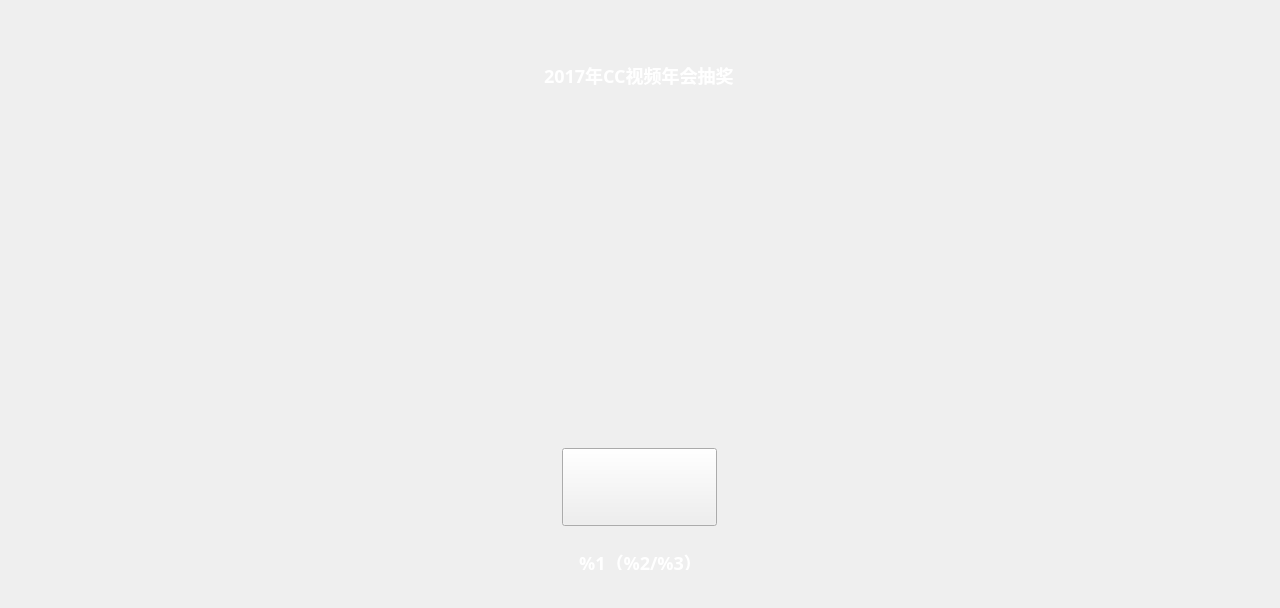
<?xml version="1.0" encoding="UTF-8"?>
<ui version="4.0">
 <class>CCLottery</class>
 <widget class="QWidget" name="CCLottery">
  <property name="geometry">
   <rect>
    <x>0</x>
    <y>0</y>
    <width>1280</width>
    <height>608</height>
   </rect>
  </property>
  <property name="windowTitle">
   <string>CCLottery</string>
  </property>
  <widget class="QWidget" name="centralWidget">
   <property name="geometry">
    <rect>
     <x>0</x>
     <y>0</y>
     <width>1282</width>
     <height>650</height>
    </rect>
   </property>
   <layout class="QVBoxLayout" name="verticalLayout">
    <property name="spacing">
     <number>0</number>
    </property>
    <property name="leftMargin">
     <number>0</number>
    </property>
    <property name="topMargin">
     <number>0</number>
    </property>
    <property name="rightMargin">
     <number>0</number>
    </property>
    <property name="bottomMargin">
     <number>0</number>
    </property>
    <item>
     <widget class="QWidget" name="mainWidget" native="true">
      <property name="minimumSize">
       <size>
        <width>1280</width>
        <height>608</height>
       </size>
      </property>
      <property name="maximumSize">
       <size>
        <width>1280</width>
        <height>608</height>
       </size>
      </property>
      <property name="styleSheet">
       <string notr="true">QPushButton{
	border-image: url(:/background/resources/button_begin_nor.png);
}
QPushButton:hover{
	border-image: url(:/background/resources/button_begin_hov.png);
}
QPushButton:clicked{
	border-image: url(:/background/resources/button_begin_click.png);
}</string>
      </property>
      <widget class="QStackedWidget" name="stackedWidget">
       <property name="geometry">
        <rect>
         <x>316</x>
         <y>106</y>
         <width>650</width>
         <height>268</height>
        </rect>
       </property>
       <property name="minimumSize">
        <size>
         <width>0</width>
         <height>0</height>
        </size>
       </property>
       <property name="maximumSize">
        <size>
         <width>16777215</width>
         <height>16777215</height>
        </size>
       </property>
       <property name="styleSheet">
        <string notr="true"/>
       </property>
       <property name="currentIndex">
        <number>0</number>
       </property>
       <widget class="QWidget" name="page">
        <widget class="ClotteryingWin" name="lotterywidget" native="true">
         <property name="geometry">
          <rect>
           <x>212</x>
           <y>0</y>
           <width>230</width>
           <height>250</height>
          </rect>
         </property>
         <property name="minimumSize">
          <size>
           <width>0</width>
           <height>0</height>
          </size>
         </property>
         <property name="maximumSize">
          <size>
           <width>16777215</width>
           <height>16777215</height>
          </size>
         </property>
        </widget>
       </widget>
       <widget class="QWidget" name="doubleItem">
        <property name="styleSheet">
         <string notr="true"/>
        </property>
        <layout class="QVBoxLayout" name="verticalLayout_2">
         <property name="spacing">
          <number>9</number>
         </property>
         <property name="leftMargin">
          <number>0</number>
         </property>
         <property name="topMargin">
          <number>12</number>
         </property>
         <property name="rightMargin">
          <number>0</number>
         </property>
         <property name="bottomMargin">
          <number>10</number>
         </property>
         <item>
          <widget class="QWidget" name="widget" native="true">
           <property name="minimumSize">
            <size>
             <width>0</width>
             <height>100</height>
            </size>
           </property>
           <property name="maximumSize">
            <size>
             <width>16777215</width>
             <height>100</height>
            </size>
           </property>
           <property name="styleSheet">
            <string notr="true"/>
           </property>
           <layout class="QHBoxLayout" name="horizontalLayout_3">
            <property name="spacing">
             <number>0</number>
            </property>
            <property name="leftMargin">
             <number>0</number>
            </property>
            <property name="topMargin">
             <number>0</number>
            </property>
            <property name="rightMargin">
             <number>0</number>
            </property>
            <property name="bottomMargin">
             <number>0</number>
            </property>
            <item>
             <layout class="QHBoxLayout" name="topLayout">
              <property name="spacing">
               <number>30</number>
              </property>
              <property name="topMargin">
               <number>2</number>
              </property>
              <property name="rightMargin">
               <number>0</number>
              </property>
             </layout>
            </item>
           </layout>
          </widget>
         </item>
         <item>
          <widget class="QWidget" name="widget_2" native="true">
           <property name="minimumSize">
            <size>
             <width>0</width>
             <height>100</height>
            </size>
           </property>
           <property name="maximumSize">
            <size>
             <width>16777215</width>
             <height>100</height>
            </size>
           </property>
           <property name="styleSheet">
            <string notr="true"/>
           </property>
           <layout class="QHBoxLayout" name="horizontalLayout_4">
            <property name="spacing">
             <number>0</number>
            </property>
            <property name="leftMargin">
             <number>0</number>
            </property>
            <property name="topMargin">
             <number>0</number>
            </property>
            <property name="rightMargin">
             <number>0</number>
            </property>
            <property name="bottomMargin">
             <number>0</number>
            </property>
            <item>
             <layout class="QHBoxLayout" name="bottomLayout">
              <property name="spacing">
               <number>30</number>
              </property>
              <property name="leftMargin">
               <number>107</number>
              </property>
              <property name="topMargin">
               <number>4</number>
              </property>
              <property name="rightMargin">
               <number>2</number>
              </property>
             </layout>
            </item>
           </layout>
          </widget>
         </item>
         <item>
          <spacer name="verticalSpacer">
           <property name="orientation">
            <enum>Qt::Vertical</enum>
           </property>
           <property name="sizeHint" stdset="0">
            <size>
             <width>20</width>
             <height>40</height>
            </size>
           </property>
          </spacer>
         </item>
         <item>
          <widget class="QLabel" name="label_2">
           <property name="minimumSize">
            <size>
             <width>0</width>
             <height>0</height>
            </size>
           </property>
           <property name="maximumSize">
            <size>
             <width>16777215</width>
             <height>16777215</height>
            </size>
           </property>
           <property name="styleSheet">
            <string notr="true">font-family:MicrosoftYaHei;
font-size:20px;
color:#ffffff;
letter-spacing:2px;
line-height:20px;
font: bold;
text-align:center;</string>
           </property>
           <property name="text">
            <string>有请中奖的小伙伴上台领奖</string>
           </property>
           <property name="alignment">
            <set>Qt::AlignCenter</set>
           </property>
          </widget>
         </item>
        </layout>
       </widget>
       <widget class="QWidget" name="oneItem">
        <layout class="QVBoxLayout" name="verticalLayout_3">
         <property name="spacing">
          <number>0</number>
         </property>
         <property name="leftMargin">
          <number>0</number>
         </property>
         <property name="topMargin">
          <number>0</number>
         </property>
         <property name="rightMargin">
          <number>0</number>
         </property>
         <property name="bottomMargin">
          <number>0</number>
         </property>
         <item>
          <widget class="QWidget" name="OnlyViews" native="true">
           <layout class="QVBoxLayout" name="verticalLayout_4">
            <property name="spacing">
             <number>35</number>
            </property>
            <property name="leftMargin">
             <number>9</number>
            </property>
            <property name="topMargin">
             <number>30</number>
            </property>
            <property name="bottomMargin">
             <number>4</number>
            </property>
            <item>
             <layout class="QHBoxLayout" name="horizontalLayout">
              <property name="spacing">
               <number>18</number>
              </property>
             </layout>
            </item>
            <item>
             <widget class="QLabel" name="label_3">
              <property name="minimumSize">
               <size>
                <width>0</width>
                <height>20</height>
               </size>
              </property>
              <property name="maximumSize">
               <size>
                <width>16777215</width>
                <height>20</height>
               </size>
              </property>
              <property name="styleSheet">
               <string notr="true">font-family:MicrosoftYaHei;
font-size:20px;
color:#ffffff;
letter-spacing:2px;
line-height:20px;
font: bold;
text-align:center;</string>
              </property>
              <property name="text">
               <string>有请中奖的小伙伴上台领奖</string>
              </property>
              <property name="alignment">
               <set>Qt::AlignCenter</set>
              </property>
             </widget>
            </item>
           </layout>
          </widget>
         </item>
        </layout>
       </widget>
      </widget>
      <widget class="QPushButton" name="mutilOperatorBtn">
       <property name="geometry">
        <rect>
         <x>562</x>
         <y>427</y>
         <width>155</width>
         <height>78</height>
        </rect>
       </property>
       <property name="minimumSize">
        <size>
         <width>0</width>
         <height>0</height>
        </size>
       </property>
       <property name="maximumSize">
        <size>
         <width>16777215</width>
         <height>16777215</height>
        </size>
       </property>
       <property name="styleSheet">
        <string notr="true">QPushButton#start{
	border-image: url(:/background/resources/button_begin_nor.png);
}
QPushButton#start:hover{
	border-image: url(:/background/resources/button_begin_hov.png);
}
QPushButton#start:pressed{
	border-image: url(:/background/resources/button_begin_click.png);
}

QPushButton#stop{
	border-image: url(:/background/resources/button_stop_nor.png);
}
QPushButton#stop:hover{
	border-image: url(:/background/resources/button_stop_hov.png);
}
QPushButton#stop:pressed{
	border-image: url(:/background/resources/button_stop_click.png);
}
QPushButton#continue{
	border-image: url(:/background/resources/button_continue_nor.png);
}
QPushButton#continue:hover{
	border-image: url(:/background/resources/button_continue_hov.png);
}
QPushButton#continue:pressed{
	border-image: url(:/background/resources/button_continue_click.png);
}

QPushButton#takeLottery{
	border-image: url(:/background/resources/button_finish_nor.png);
}
QPushButton#takeLottery:hover{
	border-image: url(:/background/resources/button_finish_hov.png);
}
QPushButton#takeLottery:pressed{
	border-image: url(:/background/resources/button_finish_click.png);
}</string>
       </property>
       <property name="text">
        <string/>
       </property>
      </widget>
      <widget class="QLabel" name="label">
       <property name="geometry">
        <rect>
         <x>544</x>
         <y>44</y>
         <width>201</width>
         <height>21</height>
        </rect>
       </property>
       <property name="styleSheet">
        <string notr="true">font-family:MicrosoftYaHei;
font-size:18px;
color:#ffffff;
line-height:19px;
font: bold;
text-shadow:0px 2px 4px #b01b00;</string>
       </property>
       <property name="text">
        <string>2017年CC视频年会抽奖</string>
       </property>
      </widget>
      <widget class="QLabel" name="lotteryInfoLabel">
       <property name="geometry">
        <rect>
         <x>570</x>
         <y>533</y>
         <width>141</width>
         <height>16</height>
        </rect>
       </property>
       <property name="styleSheet">
        <string notr="true">font-family:MicrosoftYaHei;
font-size:18px;
color:#ffffff;
font: bold;
line-height:18px;
text-shadow:0px 2px 4px #b01b00;
text-align:center;</string>
       </property>
       <property name="text">
        <string>%1（%2/%3）</string>
       </property>
       <property name="alignment">
        <set>Qt::AlignCenter</set>
       </property>
      </widget>
      <widget class="QLabel" name="lotteryPicture">
       <property name="geometry">
        <rect>
         <x>778</x>
         <y>340</y>
         <width>266</width>
         <height>192</height>
        </rect>
       </property>
       <property name="minimumSize">
        <size>
         <width>0</width>
         <height>0</height>
        </size>
       </property>
       <property name="maximumSize">
        <size>
         <width>16777215</width>
         <height>16777215</height>
        </size>
       </property>
       <property name="styleSheet">
        <string notr="true"/>
       </property>
       <property name="text">
        <string/>
       </property>
      </widget>
     </widget>
    </item>
   </layout>
  </widget>
 </widget>
 <layoutdefault spacing="6" margin="11"/>
 <customwidgets>
  <customwidget>
   <class>ClotteryingWin</class>
   <extends>QWidget</extends>
   <header>lotteryingWin.h</header>
   <container>1</container>
  </customwidget>
 </customwidgets>
 <resources/>
 <connections/>
</ui>
